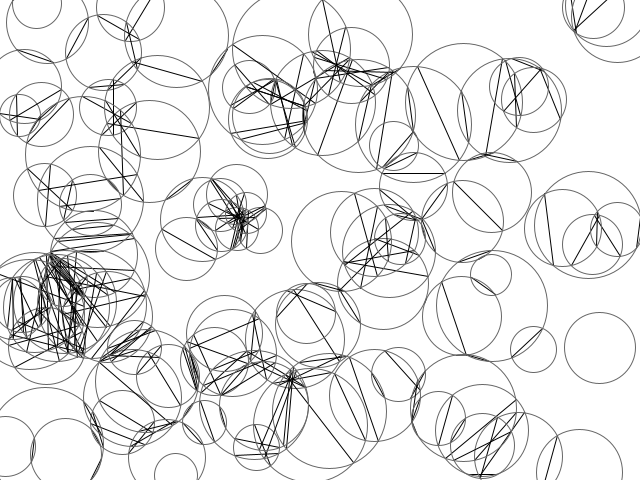
Frame 1 (no input)
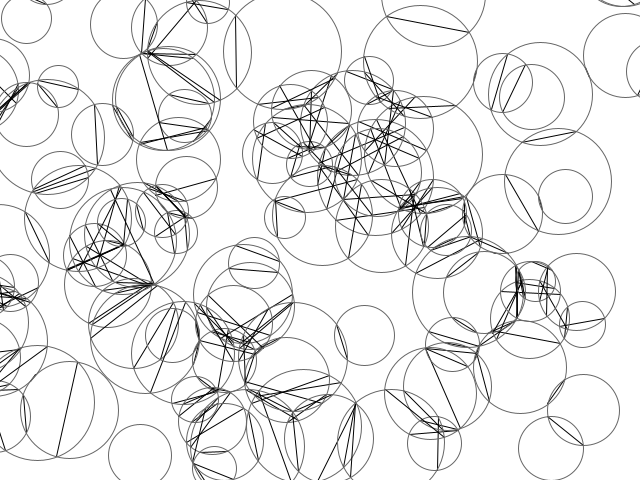
Frame 60 (the mouse pressed at the canvas centre just before this capture)
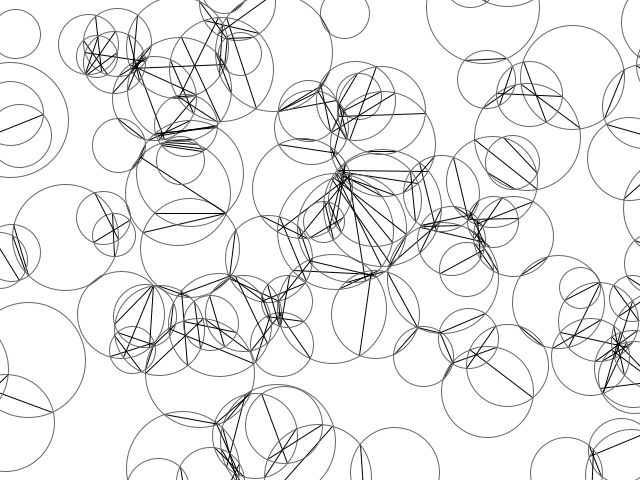
Frame 120 (the mouse held since frame 60 and released just before this capture)

The Processing sketch that drew these frames (run headless with seeded random() and noise(); from frame 60 on, the mouse is pressed at the canvas centre):

// Processing sketch: S3_Process_08
// ── S3_Process_08.pde
/* 
 
 Structure 3 (work in progress) 
 
 A surface filled with one hundred medium to small sized circles. 
 Each circle has a different size and direction, but moves at the same slow rate. 
 Display: 
 A. The instantaneous intersections of the circles 
 B. The aggregate intersections of the circles 
 
 Restored by Casey Reas <http://reas.com> 
 22 June 2016 
 Processing v.3.1.1 <http://processing.org> 
 
 Implemented by Casey Reas <http://groupc.net> 
 Uses circle intersection code from William Ngan <http://metaphorical.net> 
 Processing v.68 <http://processing.org> 
 
 */

int numCircle = 100; 
Circle[] circles = new Circle[numCircle]; 

void setup() 
{ 
  size(640, 480); 
  frameRate(30); 
  for (int i=0; i<numCircle; i++) { 
    circles[i] = new Circle(random(width), random(height), 
      random(2, 6)*10, random(-1.25, 1.25), random(-1.25, 1.25), i);
  } 
  //ellipseMode(CENTER_DIAMETER);
} 


void draw() 
{ 
  background(255); 

  for (int i=0; i<numCircle; i++) { 
    circles[i].update();
  } 
  for (int i=0; i<numCircle; i++) { 
    circles[i].move();
  }
} 


class Circle { 

  float x, y, r, r2, sp, ysp; 
  int id; 

  Circle( float px, float py, float pr, float psp, float pysp, int pid ) { 
    x = px; 
    y = py; 
    r = pr; 
    r2 = r*r; 
    id = pid; 
    sp = psp; 
    ysp = pysp;
  } 

  void update() { 
    for (int i = id+1; i<numCircle; i++) { 
      intersect( this, circles[i] );
    } 
    stroke(102); 
    //fill(0); 
    noFill(); 
    ellipse(x, y, r*2, r*2);
  } 

  void move() { 
    x += sp; 
    y += ysp; 
    if (sp > 0) { 
      if (x > width+r) { 
        x = -r;
      }
    } else { 
      if (x < -r) { 
        x = width+r;
      }
    } 
    if (ysp > 0) { 
      if (y > height+r) { 
        y = -r;
      }
    } else { 
      if (y < -r) { 
        y = height+r;
      }
    }
  }
} 


void intersect( Circle cA, Circle cB ) 
{ 
  float dx = cA.x - cB.x; 
  float dy = cA.y - cB.y; 
  float d2 = dx*dx + dy*dy; 
  float d = sqrt( d2 ); 

  if ( d>cA.r+cB.r || d<abs(cA.r-cB.r) ) { 
    return; // no solution
  } 

  float a = (cA.r2 - cB.r2 + d2) / (2*d); 
  float h = sqrt( cA.r2 - a*a ); 
  float x2 = cA.x + a*(cB.x - cA.x)/d; 
  float y2 = cA.y + a*(cB.y - cA.y)/d; 

  float paX = x2 + h*(cB.y - cA.y)/d; 
  float paY = y2 - h*(cB.x - cA.x)/d; 
  float pbX = x2 - h*(cB.y - cA.y)/d; 
  float pbY = y2 + h*(cB.x - cA.x)/d; 

  stroke(0); 
  line(paX, paY, pbX, pbY);
} 
